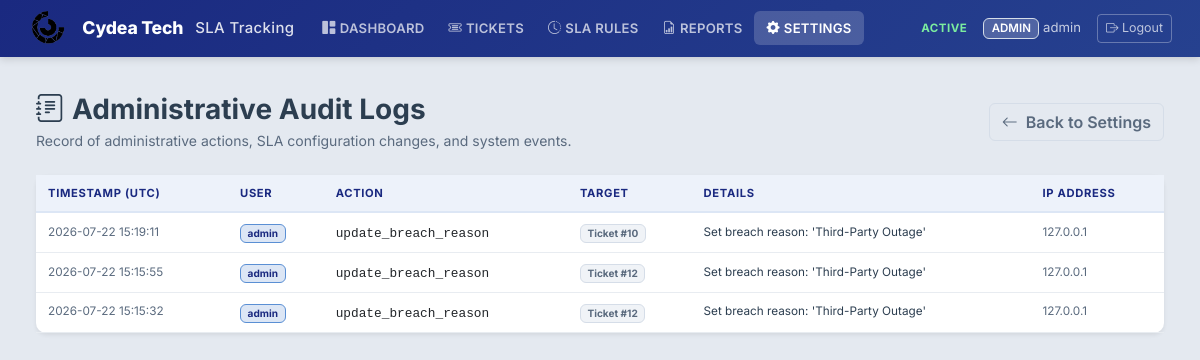
Page /settings/audit-logs (signed in) on the committed database.
### models/user.py (models this page shows, shortened)
class User(UserMixin, db.Model):
    __tablename__ = "users"
    id = db.Column(db.Integer, primary_key=True)
    username = db.Column(db.String(80), unique=True, nullable=False, index=True)
    email = db.Column(db.String(255), unique=True, nullable=True)
    password_hash = db.Column(db.String(255), nullable=False)
    role = db.Column(db.String(20), nullable=False, default=ROLE_VIEWER)
    is_active_user = db.Column(db.Boolean, default=True, nullable=False)
    created_at = db.Column(db.DateTime, default=lambda: datetime.now(timezone.utc))
    reports_generated = db.relationship("Report", backref="generated_by_user", lazy="dynamic")
    def has_permission(self, permission):
        return permission in ROLE_PERMISSIONS.get(self.role, set())
    @property
    def is_active(self):
        return self.is_active_user

### models/audit_log.py (models this page shows, shortened)
class AuditLog(db.Model):
    __tablename__ = "audit_logs"
    id = db.Column(db.Integer, primary_key=True)
    user_id = db.Column(db.Integer, db.ForeignKey("users.id", ondelete="SET NULL"), nullable=True, index=True)
    username = db.Column(db.String(80), nullable=False)
    action = db.Column(db.String(100), nullable=False, index=True)
    target_type = db.Column(db.String(50), nullable=False)
    target_id = db.Column(db.Integer, nullable=True)
    details = db.Column(db.Text, nullable=True)
    ip_address = db.Column(db.String(45), nullable=True)
    created_at = db.Column(db.DateTime, default=lambda: datetime.now(timezone.utc), index=True)
    user = db.relationship("User", backref=db.backref("audit_logs", lazy="dynamic"))

### routes/settings_routes.py (the view)
@settings_bp.route("/settings/audit-logs")
@login_required
@permission_required("manage_iris_settings")
def audit_log_list():
    page = request.args.get("page", 1, type=int)
    page = max(1, min(page, 1000))
    pagination = AuditLog.query.order_by(AuditLog.created_at.desc()).paginate(
        page=page, per_page=50, error_out=False
    )
    return render_template("audit_logs.html", pagination=pagination, logs=pagination.items)

### templates/audit_logs.html (shortened to what this page needs)
{% extends "base.html" %}
{% block content %}
<div class="container-fluid py-3">
    <div class="d-flex justify-content-between align-items-center mb-4">
        <div>
            <h3 class="fw-bold mb-1"><i class="bi bi-journal-text me-2"></i>Administrative Audit Logs</h3>
            <p class="text-muted mb-0">Record of administrative actions, SLA configuration changes, and system events.</p>
        </div>
        <a href="{{ url_for('settings.settings_page') }}" class="btn btn-outline-secondary">
            <i class="bi bi-arrow-left me-1"></i> Back to Settings
        </a>
    </div>
    <div class="card shadow-sm border-0">
        <div class="card-body p-0">
            <div class="table-responsive">
                <table class="table table-hover align-middle mb-0">
                    <thead class="table-light">
                        <tr>
                            <th>Timestamp (UTC)</th>
                            <th>User</th>
                            <th>Action</th>
                            <th>Target</th>
                            <th>Details</th>
                            <th>IP Address</th>
                        </tr>
                    </thead>
                    <tbody>
                        {% for log in logs %}
                        <tr>
                            <td class="text-nowrap small text-muted">
                                {{ log.created_at.strftime('%Y-%m-%d %H:%M:%S') if log.created_at else '-' }}
                            </td>
                            <td>
                                <span class="badge bg-primary text-wrap">{{ log.username }}</span>
                            </td>
                            <td>
                                <code class="text-dark">{{ log.action }}</code>
                            </td>
                            <td>
                                <span class="badge bg-secondary">{{ log.target_type }} {% if log.target_id %}#{{ log.target_id }}{% endif %}</span>
                            </td>
                            <td class="small">{{ log.details or '-' }}</td>
                            <td class="small text-muted">{{ log.ip_address or '-' }}</td>
                        </tr>
                        {% else %}
                        <tr>
                            <td colspan="6" class="text-center py-4 text-muted">No audit log entries found.</td>
                        </tr>
                        {% endfor %}
                    </tbody>
                </table>
            </div>
        </div>
    </div>
</div>
{% endblock %}

### templates/base.html (shortened to what this page needs)
<!DOCTYPE html>
<html lang="en">
<head>
    <link href="https://cdn.jsdelivr.net/npm/bootstrap@5.3.3/dist/css/bootstrap.min.css" rel="stylesheet">
    <link href="https://cdn.jsdelivr.net/npm/bootstrap-icons@1.11.3/font/bootstrap-icons.css" rel="stylesheet">
    <link rel="stylesheet" href="https://unpkg.com/leaflet@1.9.4/dist/leaflet.css"/>
    <link href="{{ url_for('static', filename='css/style.css') }}" rel="stylesheet">
</head>
<body>
{% if current_user.is_authenticated %}
<nav class="navbar navbar-expand-lg sticky-top">
    <div class="container-fluid">
        <a class="navbar-brand" href="{{ url_for('dashboard.index') }}">
            <img src="{{ url_for('static', filename='images/image.png') }}" alt="Cydea Tech Logo" style="height: 34px; max-width: 130px; object-fit: contain;" class="me-2">
            <span style="font-weight: 800; letter-spacing: -0.01em;">Cydea Tech</span>
            <span style="font-size: 0.85em; opacity: 0.85; font-weight: 500;" class="ms-1">SLA Tracking</span>
        </a>
        <div class="collapse navbar-collapse" id="navMenu">
            <ul class="navbar-nav me-auto mb-2 mb-lg-0">
                <li class="nav-item">
                    <a class="nav-link {% if request.endpoint == 'dashboard.index' %}active{% endif %}"
                       href="{{ url_for('dashboard.index') }}">
                       <i class="bi bi-grid-1x2-fill me-1"></i>Dashboard</a>
                </li>
                <li class="nav-item">
                    <a class="nav-link {% if request.endpoint and 'tickets.' in request.endpoint %}active{% endif %}"
                       href="{{ url_for('tickets.ticket_list') }}">
                       <i class="bi bi-ticket-detailed me-1"></i>Tickets</a>
                </li>
                {% if current_user.has_permission('manage_sla_rules') %}
                <li class="nav-item">
                    <a class="nav-link {% if request.endpoint and 'sla_rules.' in request.endpoint %}active{% endif %}"
                       href="{{ url_for('sla_rules.rule_list') }}">
                       <i class="bi bi-clock-history me-1"></i>SLA Rules</a>
                </li>
                {% endif %}
                {% if current_user.has_permission('view_reports') %}
                <li class="nav-item">
                    <a class="nav-link {% if request.endpoint and 'reports.' in request.endpoint %}active{% endif %}"
                       href="{{ url_for('reports.report_list') }}">
                       <i class="bi bi-file-earmark-bar-graph me-1"></i>Reports</a>
                </li>
                {% endif %}
                {% if current_user.has_permission('manage_iris_settings') %}
                <li class="nav-item">
                    <a class="nav-link {% if request.endpoint and 'settings.' in request.endpoint %}active{% endif %}"
                       href="{{ url_for('settings.settings_page') }}">
                       <i class="bi bi-gear-fill me-1"></i>Settings</a>
                </li>
                {% endif %}
            </ul>
            <div class="d-flex align-items-center gap-3">
                <span class="status-live"> Active</span>
                <span class="navbar-text">
                    <span class="badge bg-secondary">{{ current_user.role }}</span>
                    {{ current_user.username }}
                </span>
                <a href="{{ url_for('auth.logout') }}" class="btn btn-outline-light btn-sm">
                    <i class="bi bi-box-arrow-right"></i> Logout
                </a>
            </div>
        </div>
    </div>
</nav>
{% endif %}
<div class="container-fluid py-4 px-4">
    {% block content %}{% endblock %}
</div>
</body>
</html>

### static/css/style.css (style rules this page uses)
:root { --blue-900: #0f1a3e; --blue-800: #1a2980; --blue-700: #26418f; --blue-600: #2c5aa0; --blue-500: #3b6eb5; --blue-400: #5a8fd4; --blue-100: #dce6f5; --blue-50: #edf2fa; --bg-page: #e4e9f0; --bg-card: #ffffff; --bg-header: linear-gradient(135deg, #1a2980 0%, #26418f 100%); --text-dark: #2c3e50; --text-medium: #5a6a7e; --text-light: #8899aa; --text-on-blue: #ffffff; --border-color: #d5dde8; --border-light: #e8ecf1; --green: #27ae60; --green-light: #e8f8ef; --red: #e74c3c; --red-light: #fdecea; --amber: #f39c12; --amber-light: #fef9e7; --cyan: #3498db; --shadow-card: 0 1px 4px rgba(0, 0, 0, 0.06), 0 0 1px rgba(0, 0, 0, 0.04); --shadow-hover: 0 4px 12px rgba(0, 0, 0, 0.1); --radius-sm: 6px; --radius-md: 10px; --radius-lg: 14px; --font: 'Inter', -apple-system, 'Segoe UI', Roboto, sans-serif; }
*, *::before, *::after { box-sizing: border-box; }
body { background: var(--bg-page); color: var(--text-dark); font-family: var(--font); font-size: 14px; -webkit-font-smoothing: antialiased; }
h1, h2, h3, h4, h5, h6 { font-weight: 700; color: var(--text-dark); }
.navbar { background: var(--bg-header) !important; border: none; box-shadow: 0 2px 8px rgba(0, 0, 0, 0.15); padding: 0.4rem 1rem; }
.navbar-brand { font-weight: 800; font-size: 1.1rem; color: #ffffff !important; letter-spacing: 0.02em; display: flex; align-items: center; gap: 0.5rem; }
.navbar .nav-link { color: rgba(255, 255, 255, 0.7) !important; font-weight: 600; font-size: 0.82rem; letter-spacing: 0.02em; text-transform: uppercase; padding: 0.45rem 0.75rem !important; border-radius: var(--radius-sm); transition: all 0.15s ease; }
.navbar .nav-link.active { color: #ffffff !important; background: rgba(255, 255, 255, 0.18); }
.navbar-text { color: rgba(255, 255, 255, 0.75) !important; font-size: 0.82rem; }
.navbar .badge.bg-secondary { background: rgba(255, 255, 255, 0.2) !important; color: #ffffff !important; font-weight: 600; font-size: 0.72rem; text-transform: uppercase; }
.navbar .btn-outline-light { color: rgba(255, 255, 255, 0.7); border-color: rgba(255, 255, 255, 0.3); font-size: 0.78rem; }
.navbar .status-live { color: #7bed9f; font-size: 0.72rem; font-weight: 700; text-transform: uppercase; letter-spacing: 0.04em; }
.container-fluid.py-4.px-4 { max-width: 1480px; margin: 0 auto; padding-top: 1.25rem !important; }
.card { background: var(--bg-card); border: 1px solid var(--border-light); border-radius: var(--radius-md); box-shadow: var(--shadow-card); color: var(--text-dark); }
.table { font-size: 0.84rem; --bs-table-bg: transparent; --bs-table-hover-bg: var(--blue-50); }
.table thead th { font-size: 0.7rem; font-weight: 700; text-transform: uppercase; letter-spacing: 0.06em; color: var(--blue-800); border-bottom: 2px solid var(--blue-100); padding: 0.6rem 0.75rem; white-space: nowrap; background: var(--blue-50); }
.table tbody td { padding: 0.55rem 0.75rem; vertical-align: middle; border-bottom-color: var(--border-light); color: var(--text-dark); }
.table code { color: var(--blue-700); font-size: 0.8rem; }
.badge.bg-secondary { background: #f0f3f7 !important; color: var(--text-medium) !important; border: 1px solid var(--border-color); }
.badge.bg-primary { background: var(--blue-100) !important; color: var(--blue-800) !important; border: 1px solid var(--blue-400); }
.btn-outline-secondary { border-color: var(--border-color); color: var(--text-medium); font-weight: 600; }
code { color: var(--blue-700); font-size: 0.82rem; }
.text-muted { color: var(--text-medium) !important; }
a { color: var(--blue-600); }

### rows in the picture
User: role "ADMIN", username "admin"
AuditLog: created_at "2026-07-22 15:19:11", username "admin", action "update_breach_reason", target_type "Ticket", target_id "10", details "Set breach reason: 'Third-Party Outage'", ip_address "127.0.0.1"
AuditLog: created_at "2026-07-22 15:15:55", username "admin", action "update_breach_reason", target_type "Ticket", target_id "12", details "Set breach reason: 'Third-Party Outage'", ip_address "127.0.0.1"
AuditLog: created_at "2026-07-22 15:15:32", username "admin", action "update_breach_reason", target_type "Ticket", target_id "12", details "Set breach reason: 'Third-Party Outage'", ip_address "127.0.0.1"
